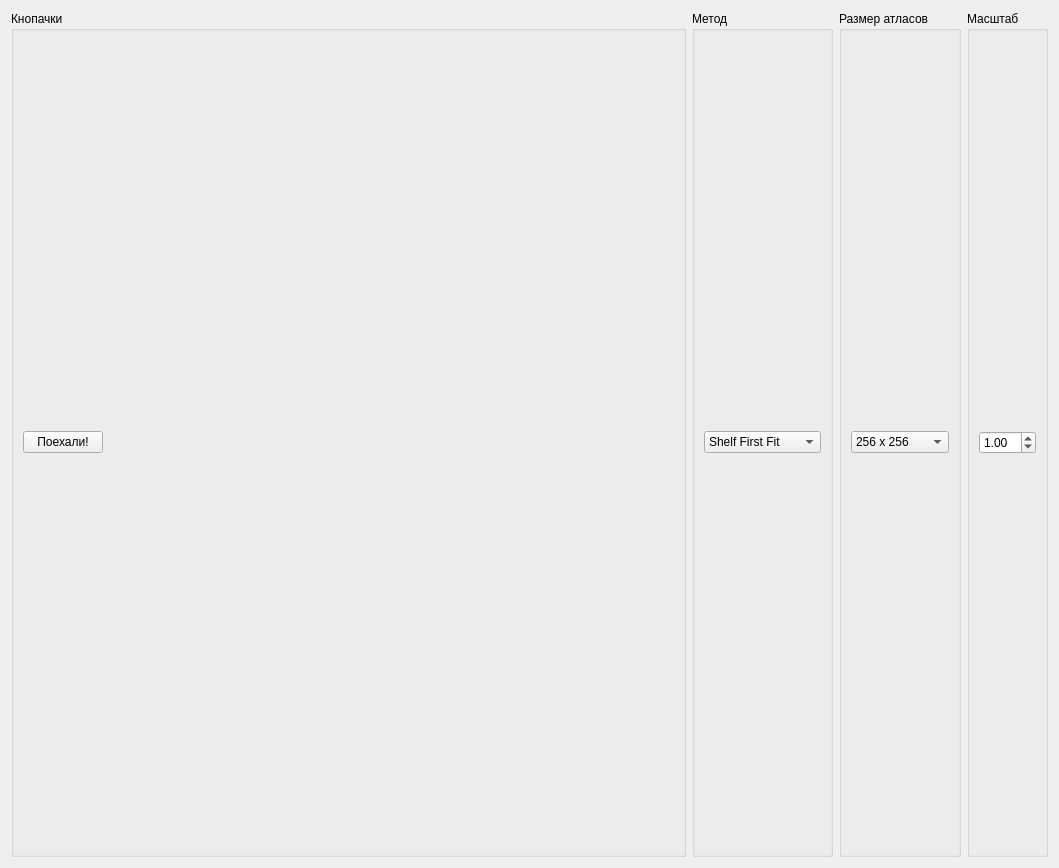
<?xml version="1.0" encoding="UTF-8"?>
<ui version="4.0">
 <class>SmallScrewdriver</class>
 <widget class="QWidget" name="SmallScrewdriver">
  <property name="geometry">
   <rect>
    <x>0</x>
    <y>0</y>
    <width>1059</width>
    <height>868</height>
   </rect>
  </property>
  <property name="windowTitle">
   <string>Упаковщик текстур</string>
  </property>
  <property name="windowIcon">
   <iconset resource="resources.qrc">
    <normaloff>:/main/screwdriver.png</normaloff>:/main/screwdriver.png</iconset>
  </property>
  <layout class="QVBoxLayout" name="verticalLayout">
   <item>
    <layout class="QHBoxLayout" name="horizontalLayout_3">
     <item>
      <widget class="QGroupBox" name="groupBox">
       <property name="title">
        <string>Кнопачки</string>
       </property>
       <layout class="QHBoxLayout" name="horizontalLayout_2">
        <item>
         <widget class="QPushButton" name="go">
          <property name="text">
           <string>Поехали!</string>
          </property>
          <property name="icon">
           <iconset resource="resources.qrc">
            <normaloff>:/main/screwdriver.png</normaloff>:/main/screwdriver.png</iconset>
          </property>
          <property name="iconSize">
           <size>
            <width>32</width>
            <height>32</height>
           </size>
          </property>
         </widget>
        </item>
        <item>
         <spacer name="horizontalSpacer">
          <property name="orientation">
           <enum>Qt::Horizontal</enum>
          </property>
          <property name="sizeHint" stdset="0">
           <size>
            <width>709</width>
            <height>20</height>
           </size>
          </property>
         </spacer>
        </item>
       </layout>
      </widget>
     </item>
     <item>
      <widget class="QGroupBox" name="methodGroupBox">
       <property name="title">
        <string>Метод</string>
       </property>
       <layout class="QHBoxLayout" name="horizontalLayout_4">
        <item>
         <widget class="QComboBox" name="methodComboBox">
          <item>
           <property name="text">
            <string>Shelf First Fit</string>
           </property>
          </item>
          <item>
           <property name="text">
            <string>Recursive Shelf</string>
           </property>
          </item>
         </widget>
        </item>
       </layout>
      </widget>
     </item>
     <item>
      <widget class="QGroupBox" name="binSizeGroupBox">
       <property name="title">
        <string>Размер атласов</string>
       </property>
       <layout class="QHBoxLayout" name="horizontalLayout_5">
        <item>
         <widget class="QComboBox" name="binSizeComboBox">
          <item>
           <property name="text">
            <string>256 x 256</string>
           </property>
          </item>
          <item>
           <property name="text">
            <string>512 x 512</string>
           </property>
          </item>
          <item>
           <property name="text">
            <string>1024 x 1024</string>
           </property>
          </item>
          <item>
           <property name="text">
            <string>2048 x 2048</string>
           </property>
          </item>
          <item>
           <property name="text">
            <string>4096 x 4096</string>
           </property>
          </item>
          <item>
           <property name="text">
            <string>8192 x 8192</string>
           </property>
          </item>
         </widget>
        </item>
       </layout>
      </widget>
     </item>
     <item>
      <widget class="QGroupBox" name="groupBox_2">
       <property name="title">
        <string>Масштаб</string>
       </property>
       <layout class="QHBoxLayout" name="horizontalLayout">
        <item>
         <widget class="QDoubleSpinBox" name="scaleSpinBox">
          <property name="minimum">
           <double>0.050000000000000</double>
          </property>
          <property name="maximum">
           <double>10.000000000000000</double>
          </property>
          <property name="singleStep">
           <double>0.020000000000000</double>
          </property>
          <property name="value">
           <double>1.000000000000000</double>
          </property>
         </widget>
        </item>
       </layout>
      </widget>
     </item>
    </layout>
   </item>
  </layout>
 </widget>
 <resources>
  <include location="resources.qrc"/>
 </resources>
 <connections/>
</ui>
